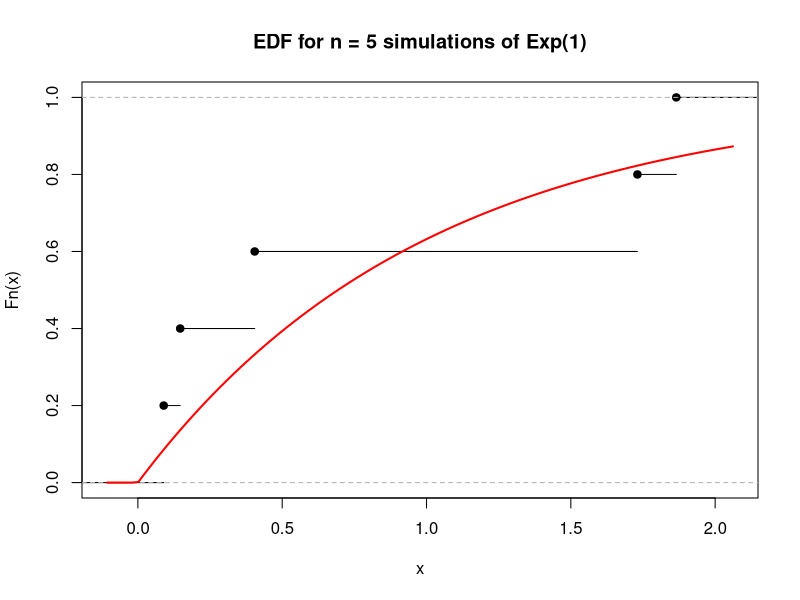
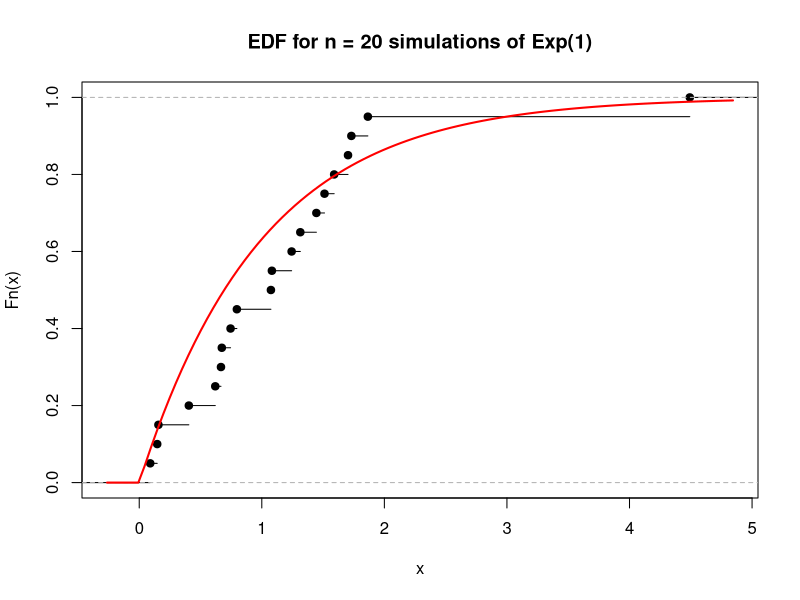
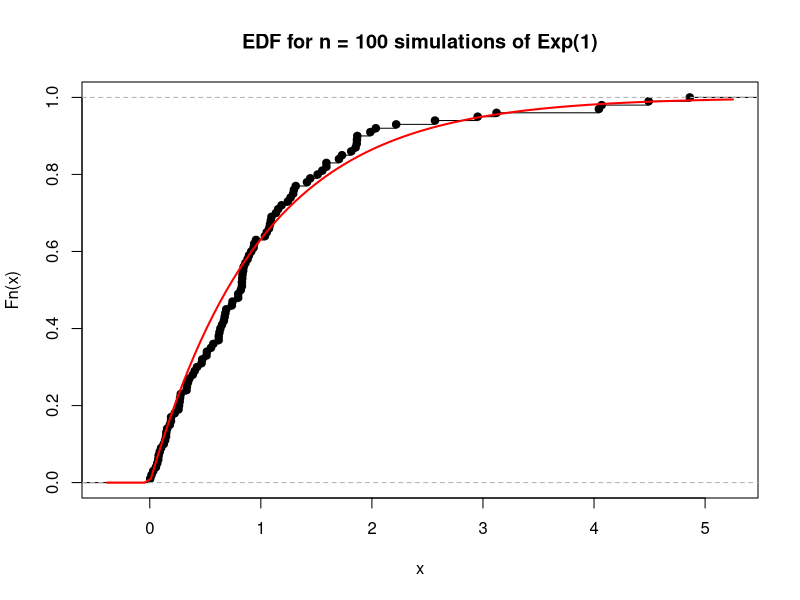
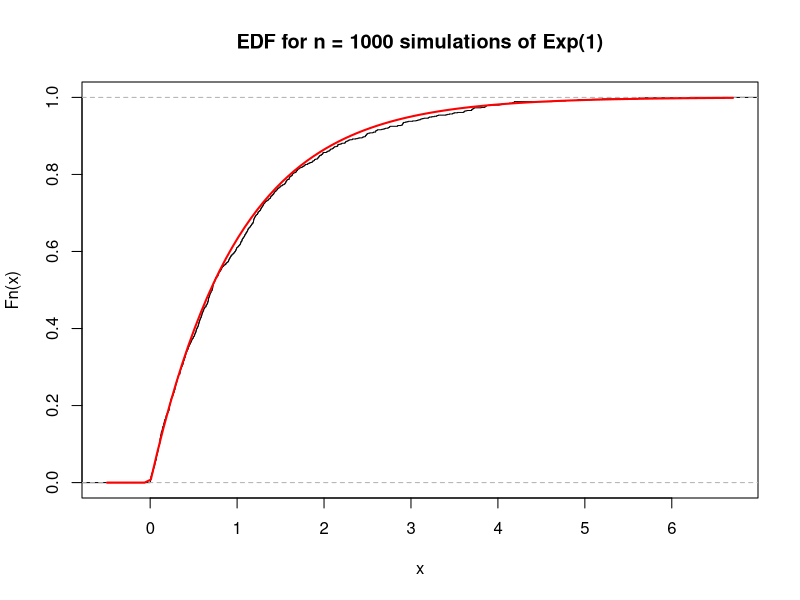
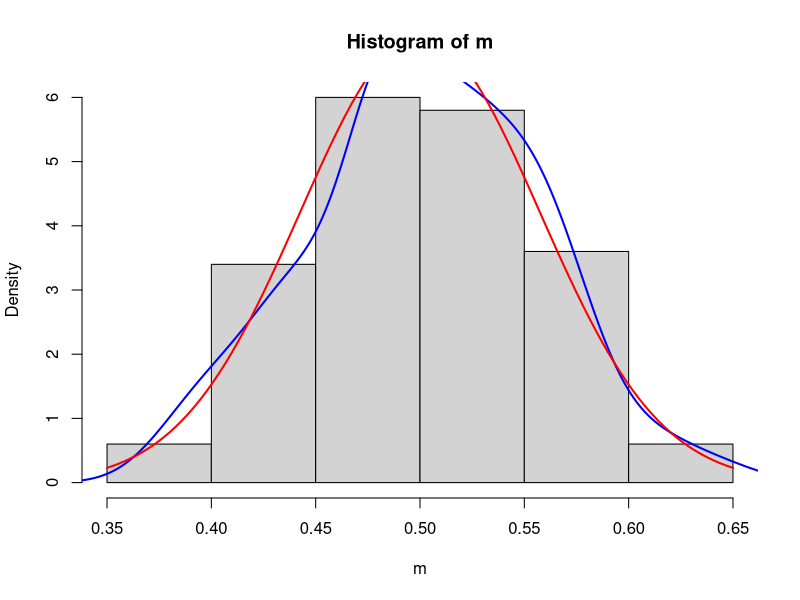
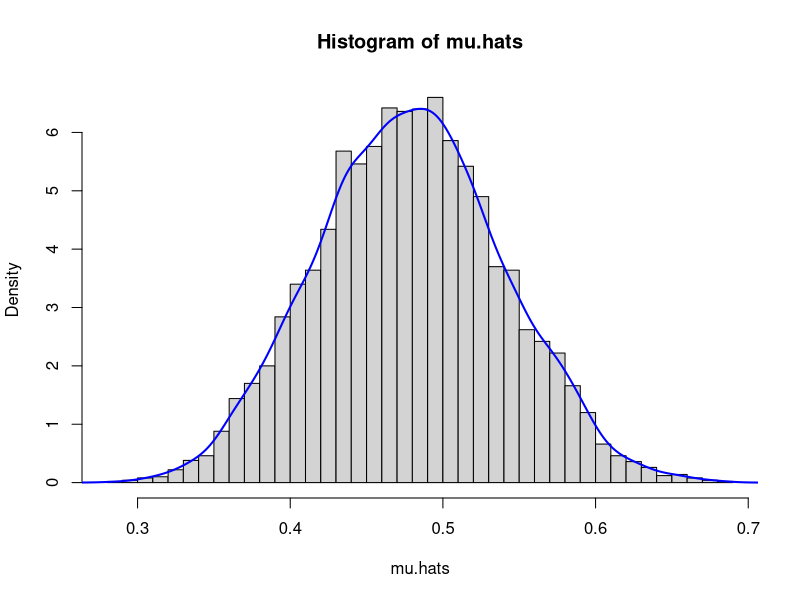

Source code (R) for these figures, in order:

#####################################################
## EDF - empirical distribution function
#####################################################

## Sample of Size 5
set.seed(2)
plot(ecdf(rexp(5)), 
     main = "EDF for n = 5 simulations of Exp(1)")
curve(pexp(x), add = TRUE, col = "red", lwd = 2)

## Sample of Size 20
set.seed(2)
plot(ecdf(rexp(20)), 
     main = "EDF for n = 20 simulations of Exp(1)")
curve(pexp(x), add = TRUE, col = "red", lwd = 2)

## Sample of Size 100
set.seed(2)
plot(ecdf(rexp(100)), 
     main = "EDF for n = 100 simulations of Exp(1)")
curve(pexp(x), add = TRUE, col = "red", lwd = 2)

## Sample of Size 1000
plot(ecdf(rexp(1000)), 
     main = "EDF for n = 1000 simulations of Exp(1)")
curve(pexp(x), add = TRUE, col = "red", lwd = 2)



###############################################################
## The Bootstrap IDEA
###############################################################

# In this activity, you will evaluate the distribution of the sample 
# mean of a sample of size n = 25 as an estimator of the mean of the 
# uniform in $[0,1]$ distribution.
# 
# This activity uses either 100 or 5000 different samples, each of size 25, 
# to produce the accurate results. However, in practice, we only have one 
# sample of size 25. If we still want to get an answer to the same question 
# about the distribution of the sample mean we resort to the bootstrap, 
# with its resampling idea.

# Question 1: Using R generate 100 replications of the mean. You will 
# generate 100 samples of size n = 25 and for each sample calculate its sample 
# mean. This will give you a dataset of generated means of size 100. Find the 
# sample mean and variance of this new dataset.

m <- numeric(100)
for(i in 1:100){
  data <- runif(n = 25, min = 0, max = 1)
  m[i] <- mean(data)
}
m
mean(m) 
var(m) 

# Question 2: Using R perform a nonparametric density estimation of the 
# mean and find the optimal bandwidth used using the function 
# density.
hist(m, prob = TRUE, breaks = 5)
lines(density(m), lwd = 2, col = "blue")
curve(dnorm(x, mean = 0.5, sd = sqrt(0.0033)), lwd = 2, col = "red", add = TRUE)
# What is the theoretical variance of the sample mean? Compare it to the 
# variance of the simulated sample means.

1/2 # mean of Xbar
(1/12)/25 # variance of Xbar

mean(m)
var(m)


#############################################################
## Resampling
#############################################################

# Create a fixed sample of $25$ uniform in $[0, 1]$ random numbers. 

theSample <- c(0.52, 0.07, 0.84, 0.42, 0.98, 0.47, 0.90, 0.01, 0.19, 0.38, 
               0.30, 0.52, 0.72, 0.95, 0.49, 0.13, 0.60, 0.99, 0.09, 0.89, 
               0.33, 0.47, 0.17, 0.35, 0.17)

# Question 1: Resample this sample 5000 times by calculating the sample mean 
# \hat{\mu }^{*}(b), b=1,2,,,,,,5000 for each new sample.

B = 5000
mu.hats <- numeric(B)
for(b in 1:B){
  reSample <- sample(theSample, size = length(theSample), replace = TRUE)
  mu.hats[b] <- mean(reSample)
}
mu.hats

# Question 2: Find the bootstrap estimate of standard error s(\hat{\mu}).
sd(mu.hats)
sqrt( sum((mu.hats - mean(mu.hats))^2) / (B - 1) )

# Question 3: Produce the kernel density estimator of the resampled values.
hist(mu.hats, prob = TRUE, breaks = 50)
lines(density(mu.hats), lwd = 2, col = "blue")




################################################################
## Parametric Bootstrap
################################################################

# Using R perform parametric bootstrap to estimate the standard deviation 
# of the correlation coefficient using the data from the Parametric 
# Bootstrap example, that is: 

lsat = c(576, 635, 558, 578, 666, 580, 555, 661, 651, 605, 
         653, 575, 545, 572, 594); 
gpa = c(3.39, 3.3, 2.81, 3.03, 3.44, 3.07, 3, 3.43, 3.36, 
        3.13, 3.12, 2.74, 2.76, 2.88, 2.96);

# Assume that (LSAT, GPA) has a bivariate normal distribution and estimate 
# the five parameters. Then generate 1000 samples of 15 pairs from this 
# bivariate distribution.

# The estimated parameters of the bivariate normal distribution are:
mean(lsat)
mean(gpa)
var(lsat)
var(gpa)
cor(lsat,gpa)
cov(lsat,gpa)
cov(gpa, lsat)


mu = c(600.267, 3.09467)
sigma = matrix(c(1746.78, 7.90152, 7.90152, 0.0592981), 
               nrow = 2, ncol = 2)

library(MASS)
rho.hats <- numeric(10000)
for(i in 1:10000){
  bootstrapSample <- mvrnorm(n = 15, mu = mu, Sigma = sigma)
  rho.hats[i] <- cor(bootstrapSample[,1], bootstrapSample[,2])
}
sd(rho.hats)


# We could also perform a non-parametric Bootstrap estimate
rho.hats <- numeric(1000)
for(i in 1:1000){
  index <- sample(1:15, replace = TRUE)
  bootstrapSample <- cbind(lsat[index], gpa[index])
  rho.hats[i] <- cor(bootstrapSample[,1], bootstrapSample[,2])
}
sd(rho.hats)
